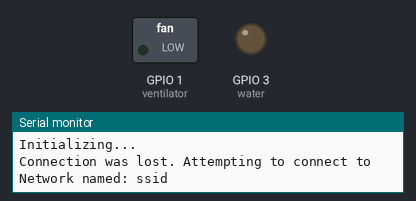
A sketch run on a simulated ESP8266 (NodeMCU). Parts: switched loads named in the sketch (green lamp = pin HIGH), output pins drawn as LEDs (lit = HIGH), the last lines printed to the serial monitor. WiFi joins after 1.5 s; servers stay silent unless stated.

Above: at 0.1 s.
At 30.1 s:
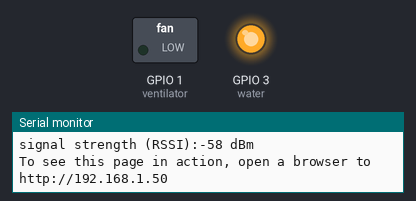
Timing chart, 0 to 31.6 s (numbered marks = the images above):
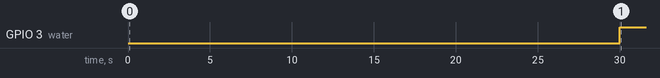

Measured:
- by itself, GPIO 3 (water): LOW → HIGH at 30.0 s

The sketch:

garden.ino
```cpp
#include <SPI.h>
#include <ESP8266WiFi.h>
#include <TaskScheduler.h>

char ssid[] = "ssid";          //  your network SSID (name)
char pass[] = "password";      // your network password
int keyIndex = 0;              // your network key Index number (needed only for WEP)

int status = WL_IDLE_STATUS;
WiFiServer server(80);

const int water=3;
const int ventilator=1;
int counterHourly=0;

void processHttpRequests();
void processAutomation();
void processWifiConnection();

Task taskHttpRequests(100, TASK_FOREVER, &processHttpRequests);
Task taskAutomation(3600000, TASK_FOREVER, &processAutomation);
Task taskWifiConnection(7200000, TASK_FOREVER, &processWifiConnection);

Scheduler runner;             // runner

void setup() {
  Serial.println("Initializing...");

  Serial.begin(115200);       // initialize serial communication

  pinMode(water, OUTPUT);
  pinMode(ventilator, OUTPUT);

  // check for the presence of the shield:
  if (WiFi.status() == WL_NO_SHIELD) {
    Serial.println("WiFi shield not present");
    while (true);       // don't continue
  }

//  String fv = WiFi.firmwareVersion();
//  if (fv != "1.1.0") {
//    Serial.println("Please upgrade the firmware");
//  }

  // attempt to connect to Wifi network:
  processWifiConnection();

  server.begin();                           // start the web server on port 80
  printWifiStatus();                        // you're connected now, so print out the status

  runner.init();                            // initialized scheduler
  runner.addTask(taskHttpRequests);         // adding task taskHttpRequests
  taskHttpRequests.enable();
  runner.addTask(taskAutomation);           // adding task taskAutomation
  taskAutomation.enable();
  runner.addTask(taskWifiConnection);     // adding task taskWifiReconnection
  taskWifiConnection.enable();
}


void loop() {
  runner.execute();
}

void processAutomation() {
  if (counterHourly == 0) {
    turnWaterOn(20000);
    counterHourly++;
  } else if (counterHourly == 23) {
    counterHourly = 0;
  } else
    counterHourly++;

  if ((counterHourly % 2) == 0) {            // each 2 hours
    turnVentilatorOn(120000);
  }
}

void turnWaterOn(int period) {
  digitalWrite(water, LOW);               // turns the water on
  delay(period);
  digitalWrite(water, HIGH);              // turns the water off
}

void turnVentilatorOn(int period) {
  digitalWrite(ventilator, LOW);           // turns the ventilator on
  delay(period);
  digitalWrite(ventilator, HIGH);          // turns the ventilator off
}

void processHttpRequests() {
    WiFiClient client = server.available();   // listen for incoming clients

  if (client) {                             // if you get a client,
    Serial.println("new client");           // print a message out the serial port
    String currentLine = "";                // make a String to hold incoming data from the client
    while (client.connected()) {            // loop while the client's connected
      if (client.available()) {             // if there's bytes to read from the client,
        char c = client.read();             // read a byte, then
        Serial.write(c);                    // print it out the serial monitor
        if (c == '\n') {                    // if the byte is a newline character

          // if the current line is blank, you got two newline characters in a row.
          // that's the end of the client HTTP request, so send a response:
          if (currentLine.length() == 0) {
            // HTTP headers always start with a response code (e.g. HTTP/1.1 200 OK)
            // and a content-type so the client knows what's coming, then a blank line:
            client.println("HTTP/1.1 200 OK");
            client.println("Content-type:text/html");
            client.println();

            // the content of the HTTP response follows the header:
            client.print("<h1 style=\"font-size:600&#37;\">Ochando's Garden Automation</h1>");
            client.print("`<p style=\"font-size:500&#37;\">Ventilator <a href=\"/ventilatorOn\"><button style=\"font-size:50&#37;\">ON</button></a>&nbsp;<a href=\"/ventilatorOff\"><button style=\"font-size:50&#37;\">OFF</button></a></p>`");
            client.print("<br>");
            client.print("<p style=\"font-size:500&#37;\">Water <a href=\"/waterOn\"><button style=\"font-size:50&#37;\">ON</button></a>&nbsp;<a href=\"/waterOff\"><button style=\"font-size:50&#37;\">OFF</button></a></p>");

            // The HTTP response ends with another blank line:
            client.println();
            // break out of the while loop:
            break;
          } else {    // if you got a newline, then clear currentLine:
            currentLine = "";
          }
        } else if (c != '\r') {  // if you got anything else but a carriage return character,
          currentLine += c;      // add it to the end of the currentLine
        }

        // Check to see if the client request
        if (currentLine.endsWith("GET /ventilatorOn")) {
          digitalWrite(ventilator, LOW);               // GET /ventilatorOn turns the ventilator on
        }
        if (currentLine.endsWith("GET /ventilatorOff")) {
          digitalWrite(ventilator, HIGH);                // GET /ventilatorOff turns the ventilator off
        }
        if (currentLine.endsWith("GET /waterOn")) {
          digitalWrite(water, LOW);               // GET /waterOn turns the water on
        }
        if (currentLine.endsWith("GET /waterOff")) {
          digitalWrite(water, HIGH);                // GET /waterOff turns the water off
        }
      }
    }
    // close the connection:
    client.stop();
    Serial.println("client disonnected");
  }
}

void processWifiConnection() {
  // checking connection:
  while (WiFi.status() != WL_CONNECTED) {
    Serial.print("Connection was lost. Attempting to connect to Network named: ");
    Serial.println(ssid);                   // print the network name (SSID);

    // Connect to WPA/WPA2 network. Change this line if using open or WEP network:
    WiFi.begin(ssid, pass);
    // wait 10 seconds for connection:
    delay(10000);
  }
}

void printWifiStatus() {
  // print the SSID of the network you're attached to:
  Serial.print("SSID: ");
  Serial.println(WiFi.SSID());

  // print your WiFi shield's IP address:
  IPAddress ip = WiFi.localIP();
  Serial.print("IP Address: ");
  Serial.println(ip);

  // print the received signal strength:
  long rssi = WiFi.RSSI();
  Serial.print("signal strength (RSSI):");
  Serial.print(rssi);
  Serial.println(" dBm");
  // print where to go in a browser:
  Serial.print("To see this page in action, open a browser to http://");
  Serial.println(ip);
}
```
